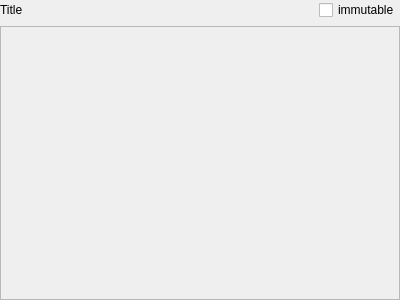
<?xml version="1.0" encoding="UTF-8"?>
<ui version="4.0">
 <class>PGroupBox</class>
 <widget class="QWidget" name="PGroupBox">
  <property name="geometry">
   <rect>
    <x>0</x>
    <y>0</y>
    <width>400</width>
    <height>300</height>
   </rect>
  </property>
  <property name="windowTitle">
   <string>Form</string>
  </property>
  <layout class="QVBoxLayout" name="verticalLayout">
   <property name="leftMargin">
    <number>0</number>
   </property>
   <property name="topMargin">
    <number>0</number>
   </property>
   <property name="rightMargin">
    <number>0</number>
   </property>
   <property name="bottomMargin">
    <number>0</number>
   </property>
   <item>
    <layout class="QHBoxLayout" name="horizontalLayout">
     <item>
      <widget class="QLabel" name="title">
       <property name="text">
        <string>Title</string>
       </property>
      </widget>
     </item>
     <item>
      <spacer name="horizontalSpacer">
       <property name="orientation">
        <enum>Qt::Horizontal</enum>
       </property>
       <property name="sizeHint" stdset="0">
        <size>
         <width>40</width>
         <height>20</height>
        </size>
       </property>
      </spacer>
     </item>
     <item>
      <widget class="QCheckBox" name="immutable">
       <property name="text">
        <string>immutable</string>
       </property>
      </widget>
     </item>
    </layout>
   </item>
   <item>
    <widget class="PGroupBoxFrame" name="frame">
     <property name="autoFillBackground">
      <bool>true</bool>
     </property>
     <property name="styleSheet">
      <string notr="true"/>
     </property>
     <property name="frameShape">
      <enum>QFrame::StyledPanel</enum>
     </property>
     <property name="frameShadow">
      <enum>QFrame::Plain</enum>
     </property>
     <layout class="QVBoxLayout" name="verticalLayout_2">
      <property name="spacing">
       <number>0</number>
      </property>
      <property name="leftMargin">
       <number>5</number>
      </property>
      <property name="topMargin">
       <number>5</number>
      </property>
      <property name="rightMargin">
       <number>5</number>
      </property>
      <property name="bottomMargin">
       <number>5</number>
      </property>
     </layout>
    </widget>
   </item>
  </layout>
 </widget>
 <customwidgets>
  <customwidget>
   <class>PGroupBoxFrame</class>
   <extends>QFrame</extends>
   <header>pGroupBoxFrame.h</header>
   <container>1</container>
  </customwidget>
 </customwidgets>
 <resources/>
 <connections/>
</ui>
